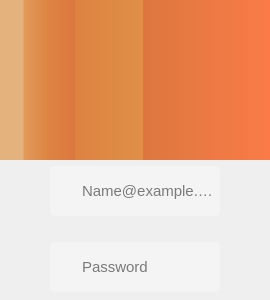
      <widget class="QWidget" name="accountTab">
       <attribute name="title">
        <string>Tab 2</string>
       </attribute>
       <layout class="QVBoxLayout" name="verticalLayout_6">
        <property name="spacing">
         <number>0</number>
        </property>
        <property name="leftMargin">
         <number>0</number>
        </property>
        <property name="topMargin">
         <number>0</number>
        </property>
        <property name="rightMargin">
         <number>0</number>
        </property>
        <property name="bottomMargin">
         <number>0</number>
        </property>
        <item>
         <widget class="QFrame" name="header">
          <property name="minimumSize">
           <size>
            <width>0</width>
            <height>160</height>
           </size>
          </property>
          <property name="maximumSize">
           <size>
            <width>16777215</width>
            <height>160</height>
           </size>
          </property>
          <property name="styleSheet">
           <string notr="true">background-color: qlineargradient(spread:pad, x1:0, y1:1, x2:1, y2:1, stop:0.0848806 rgba(227, 178, 125, 255), stop:0.0901857 rgba(226, 154, 90, 255), stop:0.183024 rgba(221, 131, 66, 255), stop:0.278515 rgba(221, 119, 63, 255), stop:0.281167 rgba(221, 131, 66, 255), stop:0.527851 rgba(223, 143, 71, 255), stop:0.530504 rgba(221, 119, 63, 255), stop:1 rgba(250, 123, 71, 255));</string>
          </property>
          <property name="frameShape">
           <enum>QFrame::NoFrame</enum>
          </property>
          <property name="frameShadow">
           <enum>QFrame::Raised</enum>
          </property>
          <widget class="QPushButton" name="homeBtn">
           <property name="geometry">
            <rect>
             <x>10</x>
             <y>10</y>
             <width>50</width>
             <height>33</height>
            </rect>
           </property>
           <property name="minimumSize">
            <size>
             <width>50</width>
             <height>33</height>
            </size>
           </property>
           <property name="maximumSize">
            <size>
             <width>50</width>
             <height>33</height>
            </size>
           </property>
           <property name="styleSheet">
            <string notr="true">border: none;
border-radius: 7px;
background-color: #00000000;</string>
           </property>
           <property name="text">
            <string/>
           </property>
           <property name="icon">
            <iconset resource="../assets/resources.qrc">
             <normaloff>:/icons/back-arrow.png</normaloff>:/icons/back-arrow.png</iconset>
           </property>
           <property name="iconSize">
            <size>
             <width>27</width>
             <height>27</height>
            </size>
           </property>
          </widget>
          <widget class="QLabel" name="label_7">
           <property name="geometry">
            <rect>
             <x>290</x>
             <y>50</y>
             <width>171</width>
             <height>31</height>
            </rect>
           </property>
           <property name="font">
            <font>
             <pointsize>11</pointsize>
             <bold>true</bold>
            </font>
           </property>
           <property name="styleSheet">
            <string notr="true">background-color: #00000000;
color: #fff;</string>
           </property>
           <property name="text">
            <string>Welcome to Turbo VPN</string>
           </property>
          </widget>
          <widget class="QLabel" name="label_8">
           <property name="geometry">
            <rect>
             <x>270</x>
             <y>80</y>
             <width>241</width>
             <height>21</height>
            </rect>
           </property>
           <property name="font">
            <font>
             <pointsize>11</pointsize>
             <bold>false</bold>
            </font>
           </property>
           <property name="styleSheet">
            <string notr="true">background-color: #00000000;
color: #fff;</string>
           </property>
           <property name="text">
            <string>Start private and surfing with us</string>
           </property>
          </widget>
         </widget>
        </item>
        <item>
         <widget class="QFrame" name="fields">
          <property name="minimumSize">
           <size>
            <width>0</width>
            <height>140</height>
           </size>
          </property>
          <property name="maximumSize">
           <size>
            <width>16777215</width>
            <height>140</height>
           </size>
          </property>
          <property name="frameShape">
           <enum>QFrame::NoFrame</enum>
          </property>
          <property name="frameShadow">
           <enum>QFrame::Raised</enum>
          </property>
          <layout class="QVBoxLayout" name="verticalLayout_5">
           <property name="spacing">
            <number>20</number>
           </property>
           <property name="leftMargin">
            <number>50</number>
           </property>
           <property name="topMargin">
            <number>0</number>
           </property>
           <property name="rightMargin">
            <number>50</number>
           </property>
           <property name="bottomMargin">
            <number>0</number>
           </property>
           <item>
            <widget class="QLineEdit" name="lineEdit_2">
             <property name="minimumSize">
              <size>
               <width>0</width>
               <height>50</height>
              </size>
             </property>
             <property name="maximumSize">
              <size>
               <width>16777215</width>
               <height>50</height>
              </size>
             </property>
             <property name="font">
              <font>
               <pointsize>11</pointsize>
               <bold>false</bold>
              </font>
             </property>
             <property name="styleSheet">
              <string notr="true">background-color: rgb(244, 244, 244);
border: none;
border-radius: 5px;
padding-left: 30px;</string>
             </property>
             <property name="placeholderText">
              <string>Name@example.com</string>
             </property>
            </widget>
           </item>
           <item>
            <widget class="QLineEdit" name="lineEdit_3">
             <property name="minimumSize">
              <size>
               <width>0</width>
               <height>50</height>
              </size>
             </property>
             <property name="maximumSize">
              <size>
               <width>16777215</width>
               <height>50</height>
              </size>
             </property>
             <property name="font">
              <font>
               <pointsize>11</pointsize>
              </font>
             </property>
             <property name="styleSheet">
              <string notr="true">background-color: rgb(244, 244, 244);
border: none;
border-radius: 5px;
padding-left: 30px;</string>
             </property>
             <property name="inputMask">
              <string/>
             </property>
             <property name="echoMode">
              <enum>QLineEdit::Password</enum>
             </property>
             <property name="placeholderText">
              <string>Password</string>
             </property>
            </widget>
           </item>
          </layout>
         </widget>
        </item>
        <item>
         <widget class="QFrame" name="actionsFrame">
          <property name="frameShape">
           <enum>QFrame::StyledPanel</enum>
          </property>
          <property name="frameShadow">
           <enum>QFrame::Raised</enum>
          </property>
          <widget class="QLabel" name="label_3">
           <property name="geometry">
            <rect>
             <x>260</x>
             <y>140</y>
             <width>147</width>
             <height>20</height>
            </rect>
           </property>
           <property name="font">
            <font>
             <pointsize>10</pointsize>
             <bold>false</bold>
            </font>
           </property>
           <property name="cursor">
            <cursorShape>PointingHandCursor</cursorShape>
           </property>
           <property name="styleSheet">
            <string notr="true">color: rgb(250, 133, 112);</string>
           </property>
           <property name="text">
            <string>Create a New Account</string>
           </property>
          </widget>
          <widget class="QPushButton" name="pushButton_6">
           <property name="geometry">
            <rect>
             <x>190</x>
             <y>50</y>
             <width>280</width>
             <height>40</height>
            </rect>
           </property>
           <property name="minimumSize">
            <size>
             <width>280</width>
             <height>40</height>
            </size>
           </property>
           <property name="maximumSize">
            <size>
             <width>280</width>
             <height>40</height>
            </size>
           </property>
           <property name="font">
            <font>
             <pointsize>11</pointsize>
             <bold>true</bold>
            </font>
           </property>
           <property name="cursor">
            <cursorShape>PointingHandCursor</cursorShape>
           </property>
           <property name="styleSheet">
            <string notr="true">QPushButton {
	color: rgb(252, 255, 252);
	background-color: rgb(70, 80, 169);
	border-radius: 7px;	
}

QPushButton:hover {
	background-color: rgb(103, 113, 209);
}

QPushButton:pressed {
	background-color: rgb(66, 76, 158);
}</string>
           </property>
           <property name="text">
            <string>Sign In</string>
           </property>
          </widget>
          <widget class="QLabel" name="label_4">
           <property name="geometry">
            <rect>
             <x>245</x>
             <y>120</y>
             <width>170</width>
             <height>16</height>
            </rect>
           </property>
           <property name="font">
            <font>
             <bold>false</bold>
            </font>
           </property>
           <property name="cursor">
            <cursorShape>ArrowCursor</cursorShape>
           </property>
           <property name="text">
            <string>Don't have Turbo VPN Account?</string>
           </property>
          </widget>
          <widget class="QLabel" name="label_5">
           <property name="geometry">
            <rect>
             <x>270</x>
             <y>10</y>
             <width>109</width>
             <height>20</height>
            </rect>
           </property>
           <property name="font">
            <font>
             <pointsize>11</pointsize>
             <bold>false</bold>
            </font>
           </property>
           <property name="cursor">
            <cursorShape>PointingHandCursor</cursorShape>
           </property>
           <property name="styleSheet">
            <string notr="true">color: rgb(250, 133, 112);</string>
           </property>
           <property name="text">
            <string>Forgot Password</string>
           </property>
          </widget>
         </widget>
        </item>
       </layout>
      </widget>
